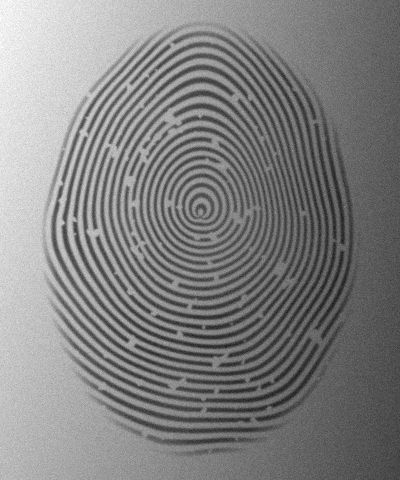
#> input picture biografix/resources/fingerprint.png, 400 x 480 px
$ python -i enhancement.py   (imports and definitions only)
#> lines starting #> are read from the running program, lines starting #| are printed output that depends on the picture; after the words box and inside, x2 and y2 are one past the last pixel; in counts of white or black regions, pixels touching at a corner belong together
#> further down, picture is the input picture: shape (480, 400); min 23, max 255, mean 129.1
"""Fingerprint enhancement with oriented Gabor filters (Hong, Wan, Jain, 1998).

A plain threshold leaves real fingerprints with broken ridges and pores; every
break becomes two false ridge endings. The Gabor filter is a cosine wave along
the direction across the ridges, limited by a Gaussian. Tuned to the local ridge
direction and the ridge spacing, it strengthens the ridges, bridges small breaks
and suppresses noise:

1. uneven lighting is removed by subtracting the local mean brightness, then the
   image is normalised to mean 0 and variance 1;
2. the fingerprint area is where the local variance is high (ridges and valleys);
3. the ridge orientation field comes from smoothed products of the image
   gradients (doubled angles, so that opposite gradients do not cancel out);
4. every pixel takes the response of the filter whose orientation is closest
   to its local orientation (a bank of ``ORIENTATIONS`` filters).

Task 5 allows any library, so the convolutions use scipy (FFT for the large
Gabor kernels).
"""

import numpy as np
from scipy import ndimage
from scipy.signal import fftconvolve

RIDGE_PERIOD = 9.0      # px between ridges at 500 dpi
GABOR_SIGMA = 4.0       # px, width of the Gaussian envelope
ORIENTATIONS = 16       # filters in the bank (11.25° apart)
LIGHTING_BLOCK = 32     # px, window of the local mean brightness that is subtracted
VARIANCE_BLOCK = 16     # px, window of the local variance for the fingerprint area
AREA_MIN_VARIANCE = 0.25
ORIENTATION_SMOOTHING = 7.0  # sigma of the Gaussian smoothing of the gradient products


def normalize(gray: np.ndarray) -> np.ndarray:
    """Gray image without its local mean brightness, scaled to mean 0 and standard deviation 1."""
    gray = np.asarray(gray, dtype=np.float64)
    detail = gray - ndimage.uniform_filter(gray, LIGHTING_BLOCK)
    return (detail - detail.mean()) / (detail.std() + 1e-9)


def fingerprint_area(normalized: np.ndarray) -> np.ndarray:
    """Mask of the fingerprint: high local variance, cleaned with opening, hole filling and erosion."""
    mean = ndimage.uniform_filter(normalized, VARIANCE_BLOCK)
    variance = ndimage.uniform_filter(normalized * normalized, VARIANCE_BLOCK) - mean * mean
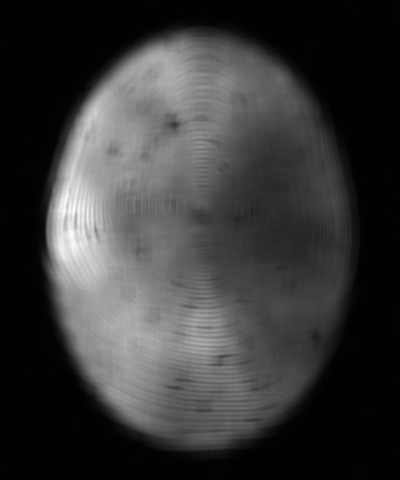
#> variance: shape (480, 400) float64; min 0.043, max 4.25, mean 0.983; drawn with min black and max white
    area = ndimage.binary_opening(variance > AREA_MIN_VARIANCE, iterations=4)
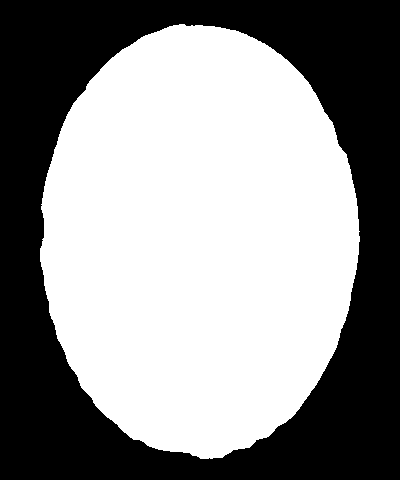
#> area: shape (480, 400) bool; 56.2% white; 1 black region, box (x1, y1, x2, y2) and area: (0, 0, 400, 480) 84052
    area = ndimage.binary_fill_holes(area)
    return ndimage.binary_erosion(area, iterations=6)
#> returned value: shape (480, 400) bool; 52.9% white; 1 black region, box (x1, y1, x2, y2) and area: (0, 0, 400, 480) 90466


def gradient_orientation(normalized: np.ndarray) -> np.ndarray:
    """Dominant gradient direction (across the ridges) of every pixel, in [-π/2, π/2]."""
    gx = ndimage.sobel(normalized, axis=1)
    gy = ndimage.sobel(normalized, axis=0)
    # doubled angles: the gradients on both sides of a ridge point in opposite directions
    sin_2a = ndimage.gaussian_filter(2 * gx * gy, ORIENTATION_SMOOTHING)
    cos_2a = ndimage.gaussian_filter(gx * gx - gy * gy, ORIENTATION_SMOOTHING)
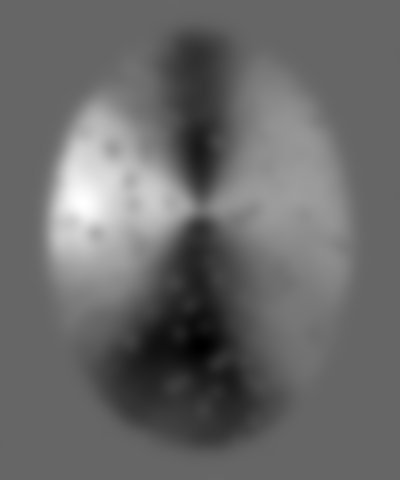
#> cos_2a: shape (480, 400) float64; min -65.21, max 97.07, mean 2.2; drawn with min black and max white
    return 0.5 * np.arctan2(sin_2a, cos_2a)
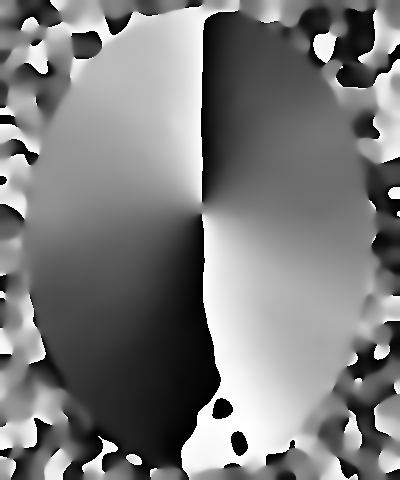
#> returned value: shape (480, 400) float64; min -1.57, max 1.57, mean -0.047; drawn with min black and max white


def gabor_kernel(angle: float, period: float = RIDGE_PERIOD, sigma: float = GABOR_SIGMA) -> np.ndarray:
    """Even Gabor kernel: a cosine along ``angle`` (across the ridges) under a Gaussian envelope."""
    half = int(round(3 * sigma))
    y, x = np.mgrid[-half:half + 1, -half:half + 1]
    across = x * np.cos(angle) + y * np.sin(angle)
    kernel = np.exp(-(x * x + y * y) / (2 * sigma * sigma)) * np.cos(2 * np.pi * across / period)
    return kernel - kernel.mean()  # zero mean: flat areas give no response


def gabor_enhance(gray: np.ndarray) -> tuple[np.ndarray, np.ndarray, np.ndarray]:
    """Return ``(enhanced, area, ridge_orientation)``.

    ``enhanced`` is negative on ridges (dark in the input) and positive in valleys;
    ``ridge_orientation`` is the ridge direction of every pixel, modulo π.
    """
    normalized = normalize(gray)
    area = fingerprint_area(normalized)
    across = gradient_orientation(normalized)
    step = np.pi / ORIENTATIONS
    nearest_filter = np.round((across % np.pi) / step).astype(int) % ORIENTATIONS
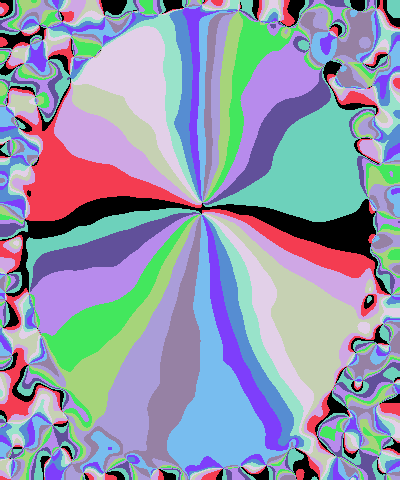
#> nearest_filter: shape (480, 400) int64; 16 distinct labels, from 0 to 15; one colour per label, 0 black
    enhanced = np.zeros_like(normalized)
    for k in range(ORIENTATIONS):
        uses_k = nearest_filter == k
        if uses_k.any():
            response = fftconvolve(normalized, gabor_kernel(k * step), mode="same")
            enhanced[uses_k] = response[uses_k]
#> this loop made 16 passes
#> pass 1, in gabor_enhance, `uses_k = nearest_filter == k`:
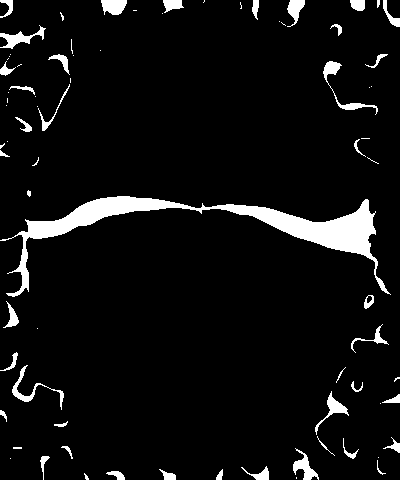
#> uses_k: shape (480, 400) bool; 6.3% white; 78 white regions (35 under 20 px), largest, box (x1, y1, x2, y2) and area: (0, 196, 391, 297) 6633, (323, 61, 378, 115) 400, (0, 25, 46, 49) 354
#> after the loop:
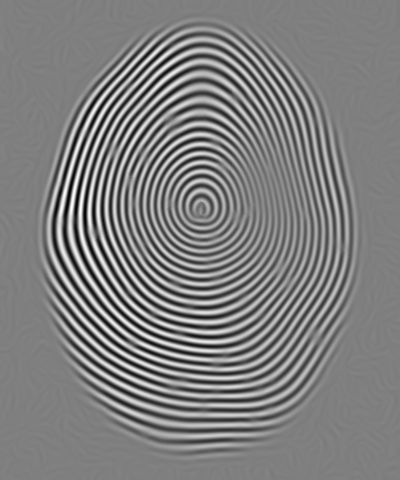
#> enhanced: shape (480, 400) float64; min -134.7, max 134.7, mean 0; drawn with min black and max white
    return enhanced, area, (across + np.pi / 2) % np.pi

>>> import cv2
>>> picture = cv2.imread('../../resources/fingerprint.png', cv2.IMREAD_GRAYSCALE)
>>> result = gabor_enhance(picture)
